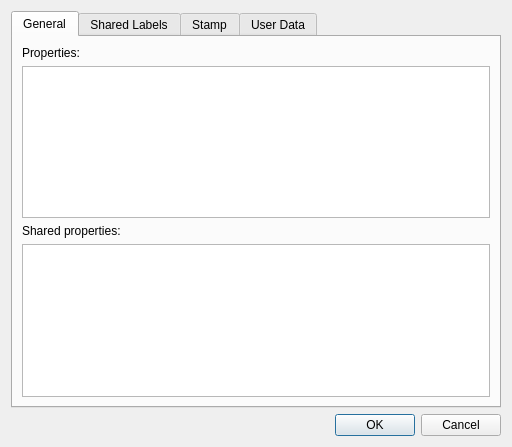
<?xml version="1.0" encoding="UTF-8"?>
<ui version="4.0">
 <class>LabelDefinitionPropertiesDialog</class>
 <widget class="QDialog" name="LabelDefinitionPropertiesDialog">
  <property name="geometry">
   <rect>
    <x>0</x>
    <y>0</y>
    <width>512</width>
    <height>447</height>
   </rect>
  </property>
  <property name="windowTitle">
   <string>Label Definition Properties</string>
  </property>
  <layout class="QVBoxLayout" name="verticalLayout">
   <item>
    <widget class="QTabWidget" name="tabWidget">
     <property name="sizePolicy">
      <sizepolicy hsizetype="Expanding" vsizetype="Expanding">
       <horstretch>0</horstretch>
       <verstretch>0</verstretch>
      </sizepolicy>
     </property>
     <property name="currentIndex">
      <number>0</number>
     </property>
     <widget class="QWidget" name="general_tab">
      <attribute name="title">
       <string>General</string>
      </attribute>
      <layout class="QVBoxLayout" name="verticalLayout_4">
       <item>
        <widget class="QLabel" name="label">
         <property name="text">
          <string>Properties:</string>
         </property>
        </widget>
       </item>
       <item>
        <widget class="QTableView" name="properties_tableView"/>
       </item>
       <item>
        <widget class="QLabel" name="label_5">
         <property name="text">
          <string>Shared properties:</string>
         </property>
        </widget>
       </item>
       <item>
        <widget class="QTableView" name="shared_properties_tableView"/>
       </item>
      </layout>
     </widget>
     <widget class="QWidget" name="shared_tab">
      <attribute name="title">
       <string>Shared Labels</string>
      </attribute>
      <layout class="QVBoxLayout" name="verticalLayout_2">
       <item>
        <widget class="QWidget" name="widget_2" native="true">
         <layout class="QHBoxLayout" name="horizontalLayout">
          <property name="leftMargin">
           <number>0</number>
          </property>
          <property name="topMargin">
           <number>0</number>
          </property>
          <property name="rightMargin">
           <number>0</number>
          </property>
          <property name="bottomMargin">
           <number>0</number>
          </property>
          <item>
           <widget class="QLabel" name="label_2">
            <property name="text">
             <string>Number of shared instances:</string>
            </property>
           </widget>
          </item>
          <item>
           <widget class="QSpinBox" name="spinBox"/>
          </item>
          <item>
           <widget class="QLabel" name="shared_status_label">
            <property name="font">
             <font>
              <weight>75</weight>
              <italic>true</italic>
              <bold>true</bold>
             </font>
            </property>
            <property name="text">
             <string>status</string>
            </property>
           </widget>
          </item>
          <item>
           <spacer name="horizontalSpacer">
            <property name="orientation">
             <enum>Qt::Horizontal</enum>
            </property>
            <property name="sizeHint" stdset="0">
             <size>
              <width>40</width>
              <height>20</height>
             </size>
            </property>
           </spacer>
          </item>
         </layout>
        </widget>
       </item>
       <item>
        <widget class="QLabel" name="label_3">
         <property name="text">
          <string>Image filenames:</string>
         </property>
        </widget>
       </item>
       <item>
        <widget class="FilenamesEditorWidget" name="plainTextEdit">
         <property name="font">
          <font>
           <family>Courier New</family>
           <pointsize>14</pointsize>
          </font>
         </property>
         <property name="frameShadow">
          <enum>QFrame::Plain</enum>
         </property>
        </widget>
       </item>
      </layout>
     </widget>
     <widget class="QWidget" name="stamp_tab">
      <attribute name="title">
       <string>Stamp</string>
      </attribute>
      <layout class="QVBoxLayout" name="verticalLayout_5">
       <item>
        <widget class="QCheckBox" name="is_stamp_checkBox">
         <property name="text">
          <string>Is stamp</string>
         </property>
        </widget>
       </item>
       <item>
        <widget class="QLabel" name="label_6">
         <property name="text">
          <string>Stamp parameters:</string>
         </property>
        </widget>
       </item>
       <item>
        <widget class="QTableView" name="stamp_parameters_tableView"/>
       </item>
      </layout>
     </widget>
     <widget class="QWidget" name="user_tab">
      <attribute name="title">
       <string>User Data</string>
      </attribute>
      <layout class="QVBoxLayout" name="verticalLayout_3">
       <item>
        <widget class="QWidget" name="widget" native="true">
         <layout class="QHBoxLayout" name="horizontalLayout_2">
          <property name="leftMargin">
           <number>0</number>
          </property>
          <property name="topMargin">
           <number>0</number>
          </property>
          <property name="rightMargin">
           <number>0</number>
          </property>
          <property name="bottomMargin">
           <number>0</number>
          </property>
          <item>
           <widget class="QLabel" name="label_4">
            <property name="text">
             <string>Custom properties:</string>
            </property>
           </widget>
          </item>
          <item>
           <spacer name="horizontalSpacer_2">
            <property name="orientation">
             <enum>Qt::Horizontal</enum>
            </property>
            <property name="sizeHint" stdset="0">
             <size>
              <width>40</width>
              <height>20</height>
             </size>
            </property>
           </spacer>
          </item>
          <item>
           <widget class="QPushButton" name="add_cp_pushButton">
            <property name="text">
             <string>Add</string>
            </property>
            <property name="icon">
             <iconset resource="MainWindow.qrc">
              <normaloff>:/MainWindow/Resources/add.ico</normaloff>:/MainWindow/Resources/add.ico</iconset>
            </property>
            <property name="autoDefault">
             <bool>false</bool>
            </property>
           </widget>
          </item>
          <item>
           <widget class="QPushButton" name="delete_cp_pushButton">
            <property name="text">
             <string>Delete</string>
            </property>
            <property name="icon">
             <iconset resource="MainWindow.qrc">
              <normaloff>:/MainWindow/Resources/delete.ico</normaloff>:/MainWindow/Resources/delete.ico</iconset>
            </property>
            <property name="autoDefault">
             <bool>false</bool>
            </property>
           </widget>
          </item>
         </layout>
        </widget>
       </item>
       <item>
        <widget class="QTableView" name="custom_properties_tableView"/>
       </item>
      </layout>
     </widget>
    </widget>
   </item>
   <item>
    <widget class="QDialogButtonBox" name="buttonBox">
     <property name="standardButtons">
      <set>QDialogButtonBox::Cancel|QDialogButtonBox::Ok</set>
     </property>
    </widget>
   </item>
  </layout>
 </widget>
 <customwidgets>
  <customwidget>
   <class>FilenamesEditorWidget</class>
   <extends>QPlainTextEdit</extends>
   <header>FilenamesEditorWidget.h</header>
  </customwidget>
 </customwidgets>
 <resources>
  <include location="MainWindow.qrc"/>
 </resources>
 <connections/>
</ui>
